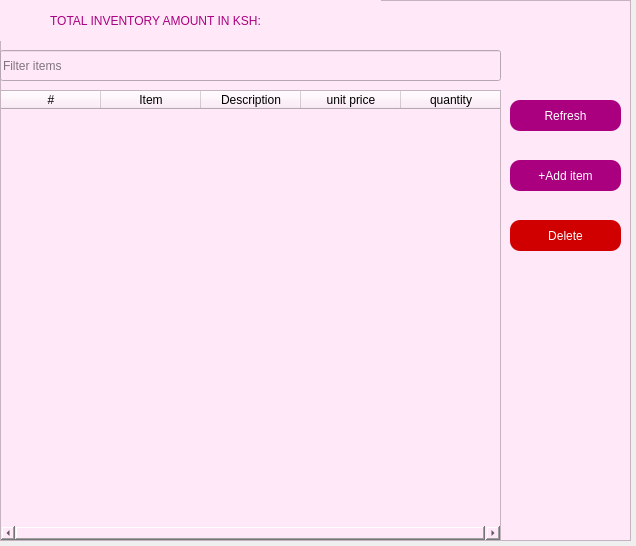
<?xml version="1.0" encoding="UTF-8"?>
<ui version="4.0">
 <class>Dialog</class>
 <widget class="QDialog" name="Dialog">
  <property name="geometry">
   <rect>
    <x>0</x>
    <y>0</y>
    <width>636</width>
    <height>546</height>
   </rect>
  </property>
  <property name="windowTitle">
   <string>Dialog</string>
  </property>
  <widget class="QFrame" name="frame">
   <property name="geometry">
    <rect>
     <x>0</x>
     <y>0</y>
     <width>631</width>
     <height>541</height>
    </rect>
   </property>
   <property name="styleSheet">
    <string notr="true">background-color: rgb(170, 0, 127);
background-color: rgb(255, 233, 249);</string>
   </property>
   <property name="frameShape">
    <enum>QFrame::StyledPanel</enum>
   </property>
   <property name="frameShadow">
    <enum>QFrame::Raised</enum>
   </property>
   <widget class="QTableWidget" name="tableWidgetitemadded">
    <property name="geometry">
     <rect>
      <x>0</x>
      <y>90</y>
      <width>501</width>
      <height>451</height>
     </rect>
    </property>
    <property name="sizeAdjustPolicy">
     <enum>QAbstractScrollArea::AdjustToContentsOnFirstShow</enum>
    </property>
    <property name="editTriggers">
     <set>QAbstractItemView::SelectedClicked</set>
    </property>
    <property name="selectionMode">
     <enum>QAbstractItemView::SingleSelection</enum>
    </property>
    <property name="selectionBehavior">
     <enum>QAbstractItemView::SelectRows</enum>
    </property>
    <property name="textElideMode">
     <enum>Qt::ElideNone</enum>
    </property>
    <property name="verticalScrollMode">
     <enum>QAbstractItemView::ScrollPerPixel</enum>
    </property>
    <property name="horizontalScrollMode">
     <enum>QAbstractItemView::ScrollPerPixel</enum>
    </property>
    <column>
     <property name="text">
      <string>#</string>
     </property>
    </column>
    <column>
     <property name="text">
      <string>Item</string>
     </property>
    </column>
    <column>
     <property name="text">
      <string>Description</string>
     </property>
    </column>
    <column>
     <property name="text">
      <string>unit price</string>
     </property>
    </column>
    <column>
     <property name="text">
      <string>quantity</string>
     </property>
    </column>
   </widget>
   <widget class="QLineEdit" name="lineEdit">
    <property name="geometry">
     <rect>
      <x>0</x>
      <y>50</y>
      <width>501</width>
      <height>31</height>
     </rect>
    </property>
    <property name="styleSheet">
     <string notr="true">font: 75 12pt &quot;Calibri&quot;;
</string>
    </property>
    <property name="placeholderText">
     <string>Filter items</string>
    </property>
   </widget>
   <widget class="QLabel" name="label">
    <property name="geometry">
     <rect>
      <x>0</x>
      <y>0</y>
      <width>311</width>
      <height>41</height>
     </rect>
    </property>
    <property name="styleSheet">
     <string notr="true">color: rgb(170, 0, 127);
font: 75 italic 12pt &quot;MS Sans Serif&quot;;</string>
    </property>
    <property name="text">
     <string>TOTAL INVENTORY AMOUNT IN KSH:</string>
    </property>
    <property name="alignment">
     <set>Qt::AlignCenter</set>
    </property>
   </widget>
   <widget class="QPushButton" name="pushButtontabrefresh">
    <property name="geometry">
     <rect>
      <x>510</x>
      <y>100</y>
      <width>111</width>
      <height>31</height>
     </rect>
    </property>
    <property name="styleSheet">
     <string notr="true">background-color: rgb(170, 0, 127);
color: rgb(255, 255, 255);
font: 75 12pt &quot;MS Shell Dlg 2&quot;;
border:none;
border-radius:10px;</string>
    </property>
    <property name="text">
     <string>Refresh</string>
    </property>
   </widget>
   <widget class="QPushButton" name="pushButtonadditem">
    <property name="geometry">
     <rect>
      <x>510</x>
      <y>160</y>
      <width>111</width>
      <height>31</height>
     </rect>
    </property>
    <property name="styleSheet">
     <string notr="true">background-color: rgb(170, 0, 127);
color: rgb(255, 255, 255);
font: 75 12pt &quot;MS Shell Dlg 2&quot;;
border:none;
border-radius:10px;</string>
    </property>
    <property name="text">
     <string>+Add item</string>
    </property>
   </widget>
   <widget class="QPushButton" name="pushButtondeleteitem">
    <property name="geometry">
     <rect>
      <x>510</x>
      <y>220</y>
      <width>111</width>
      <height>31</height>
     </rect>
    </property>
    <property name="styleSheet">
     <string notr="true">background-color: rgb(208, 0, 0);
color: rgb(255, 255, 255);
font: 75 12pt &quot;MS Shell Dlg 2&quot;;
border:none;
border-radius:10px;</string>
    </property>
    <property name="text">
     <string>Delete</string>
    </property>
   </widget>
   <widget class="QLabel" name="labelprice">
    <property name="geometry">
     <rect>
      <x>310</x>
      <y>0</y>
      <width>71</width>
      <height>41</height>
     </rect>
    </property>
    <property name="styleSheet">
     <string notr="true">color: rgb(170, 0, 127);
font: 75 italic 12pt &quot;MS Sans Serif&quot;;</string>
    </property>
    <property name="text">
     <string/>
    </property>
    <property name="alignment">
     <set>Qt::AlignCenter</set>
    </property>
   </widget>
  </widget>
 </widget>
 <resources/>
 <connections/>
</ui>
